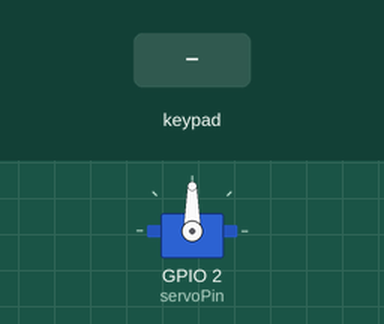
This sketch was run on a simulated ESP32. Shown: servo. Inputs (shaded band) come from the test bench. What the sketch prints to the serial monitor is not drawn.

Above: at 1.2 s.
1.3 s: key 'L' pressed
At 1.51 s:
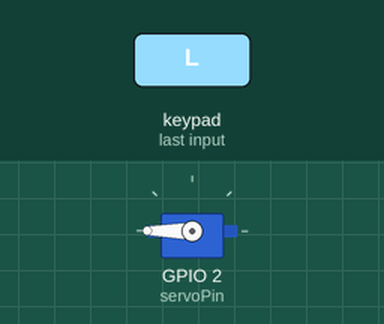
3.2 s: key 'R' pressed
At 3.41 s:
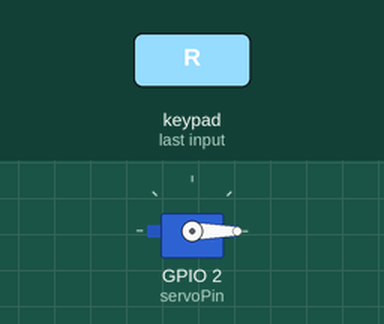
Timing chart, 0 to 6.2 s (numbered marks = the images above; inputs shaded):
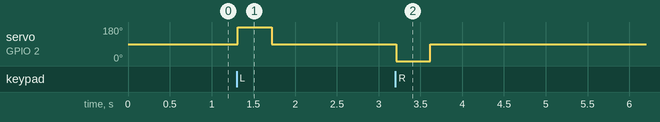

The sketch:

dabbleESP32servoControl.ino
```cpp
#include <ESP32Servo.h>

#include <DabbleESP32.h>
#define CUSTOM_SETTINGS
#define INCLUDE_GAMEPAD_MODULE

// Connect servo vcc pin to 5v, gnd pin to gnd and control pin to i/o 2
const int servoPin = 2;

// Create servo object to control a servo
Servo myServo;

void setup() {
  // Start Serial monitor
  Serial.begin(115200);

  // Set bluetooth name of your device, this is also how your device's name going to look like on dabble app
  Dabble.begin("GEZGIN");

  myServo.setPeriodHertz(50); // Standart 50hz servo
  myServo.attach(servoPin, 500, 2400); // Min ve Max values

}

void loop() {
  // This function is used to refresh data obtained from smartphone. Hence calling this function is mandatory in order to get data properly from your mobile.
  Dabble.processInput();


  // We're going to use joystick mode on app, so we should pick joystick mode

  float valX = GamePad.getXaxisData(); // Get X axis value
  float valY = GamePad.getYaxisData(); // Get Y axis value
  float angle = GamePad.getAngle(); // Get angle value
  float radius = GamePad.getRadius(); // Get radius value

  // Print X axis, Y axis, angle and radius values

  Serial.print("ValX: ");
  Serial.println(valX);

  Serial.print("ValY: ");
  Serial.println(valY);

  Serial.print("Angle: ");
  Serial.println(angle);

  Serial.print("Radius: ");
  Serial.println(radius);

  // Scale X axis value for use with the servo
  int position = map(valX, 6, -6, 0, 180); // Get x axis value(-6 to +6) set it to servo's 0-180 degree spinning angle

  // Print position value
  Serial.print("Position: ");
  Serial.println(position);

  //Sets the servo position according to the scaled value
  myServo.write(position);

  delay(15); // Add a short delay for the update
}
```

Measured:
- after the input at 1.3 s, servo on GPIO 2 (servoPin): 90° → 180° at once, → 90° 0.41 s later
- after the input at 3.2 s, servo on GPIO 2 (servoPin): 90° → 0° at once, → 90° 0.41 s later
